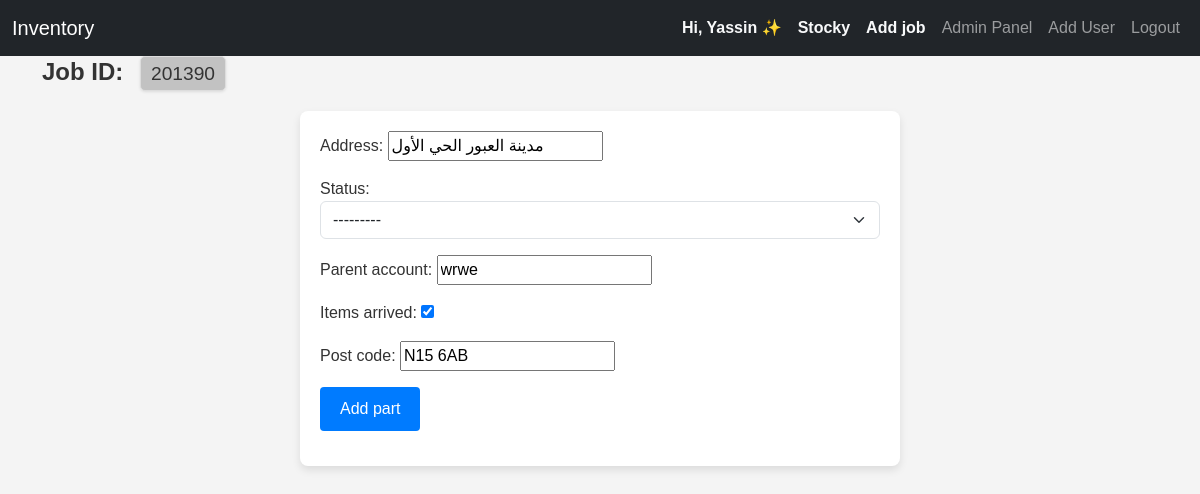
Page /job/201390/ (signed in) on the earlier database version.
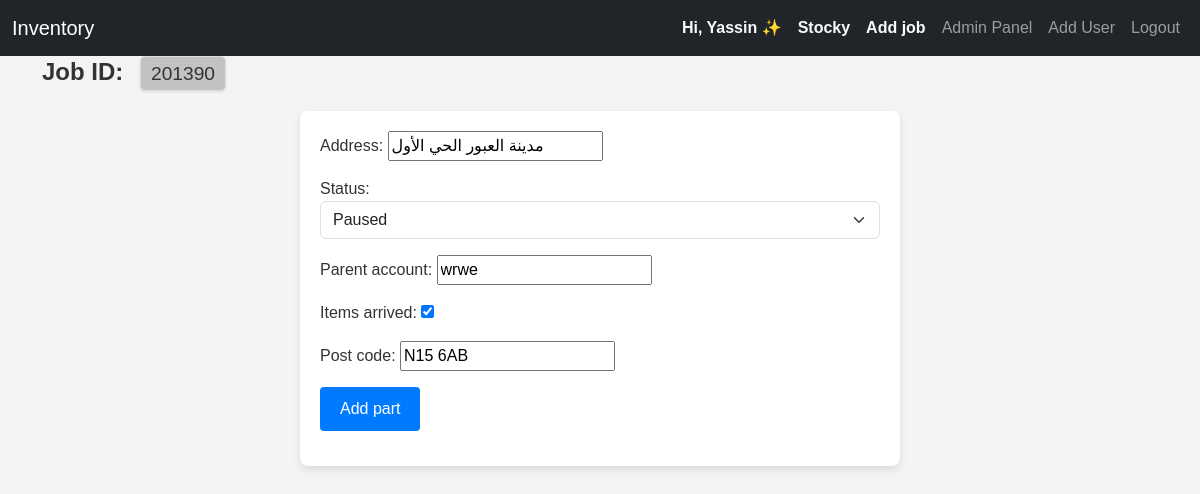
Same page on the later database version.
### inventory/models.py (models this page shows, shortened)
class Job(models.Model):
    status_chouces=[
        ('ready', 'Ready'),
        ('paused', 'Paused'),
        ('completed', 'Completed'),
        ('cancelled', 'Cancelled'),
    ]
    address = models.CharField(max_length=70)
    job_id=models.IntegerField(primary_key=True)
    status=models.CharField(choices=status_chouces, max_length=20)
    parent_account=models.CharField(max_length=70)
    added_date=models.DateField(auto_now_add=True)
    company=models.ForeignKey(Company,on_delete=models.CASCADE,related_name="job_company")
    items_arrived=models.BooleanField(default=False, )
    post_code=models.CharField(max_length=10, null=True, blank=True)

### inventory/views.py (the view)
# urls.py: path('job/<int:pk>/',views.update_job,name='update_job'),
def update_job(request, pk):
    job=Job.objects.get(job_id=pk)
    form = JobForm(instance=job,updating=True)
    if request.method == 'POST':
        form = JobForm(request.POST, instance=job,updating=True)
        if form.is_valid():
            form.save()
            messages.success(request, 'Job updated successfully')
            return redirect('inventory')
    return render(request, 'inventory/job_update.html', {'form': form,'job':job})

### inventory/forms.py
class JobForm(forms.ModelForm):
    class Meta:
        model = Job
        fields = '__all__'
        exclude = ['user', 'company']
        labels = {
            'name': 'Part Name',
        }
        widgets = {
            'description': forms.Textarea(attrs={'rows': 2, 'class': 'form-control'}),
            'status': forms.Select(attrs={'class': 'form-select', 'id': 'status'}),
            'price': forms.NumberInput(attrs={'class': 'form-control'}),
            'quantity': forms.NumberInput(attrs={'class': 'form-control'}),
            'arrived_quantity': forms.NumberInput(attrs={'class': 'form-control', 'id': 'arrived_quantity'}),
            'job_id': forms.TextInput(attrs={  # Override widget for job_id
                'type': 'text',  # Set input type to text
                'inputmode': 'numeric',  # Allow numeric input
                'pattern': '[0-9]*',  # Numeric pattern
                'placeholder': 'Enter Job ID',
                'class': 'form-control',
            }),
        }
    def __init__(self, *args, updating=False, **kwargs):
        super().__init__(*args, **kwargs)
        if updating:
            self.fields['job_id'].widget=forms.HiddenInput()

### templates/inventory/job_update.html (shortened to what this page needs)
{% extends 'inventory/base.html' %}
{% load static %}
{% block body %}
  <h2 style="margin-bottom: 20px; font-size: 1.5rem; font-weight: bold;">
    Job ID:
    <span style="
    display: inline-block;
    padding: 5px 10px;
    margin-left: 10px;
    font-size: 1.2rem;
    font-weight: normal;
    color: #333;
    background-color:rgba(182, 182, 182, 0.79);
    border: 1px solid #ddd;
    border-radius: 5px;
    box-shadow: 0 1px 3px rgba(0, 0, 0, 0.1);
  ">{{ job.job_id }}</span>
  </h2>
  <section class="form-section">
    <form action="" method="POST" enctype="multipart/form-data" class="form-container">
      <div class="form-group">{{ form.as_p }}</div>
      <div class="form-group">
        <button type="submit" class="btn-submit">Add part</button>
      </div>
    </form>
  </section>
{% endblock %}

Differences in the rows shown:
changed Job "مدينة العبور الحي الأول": status "---------" → "Paused"
